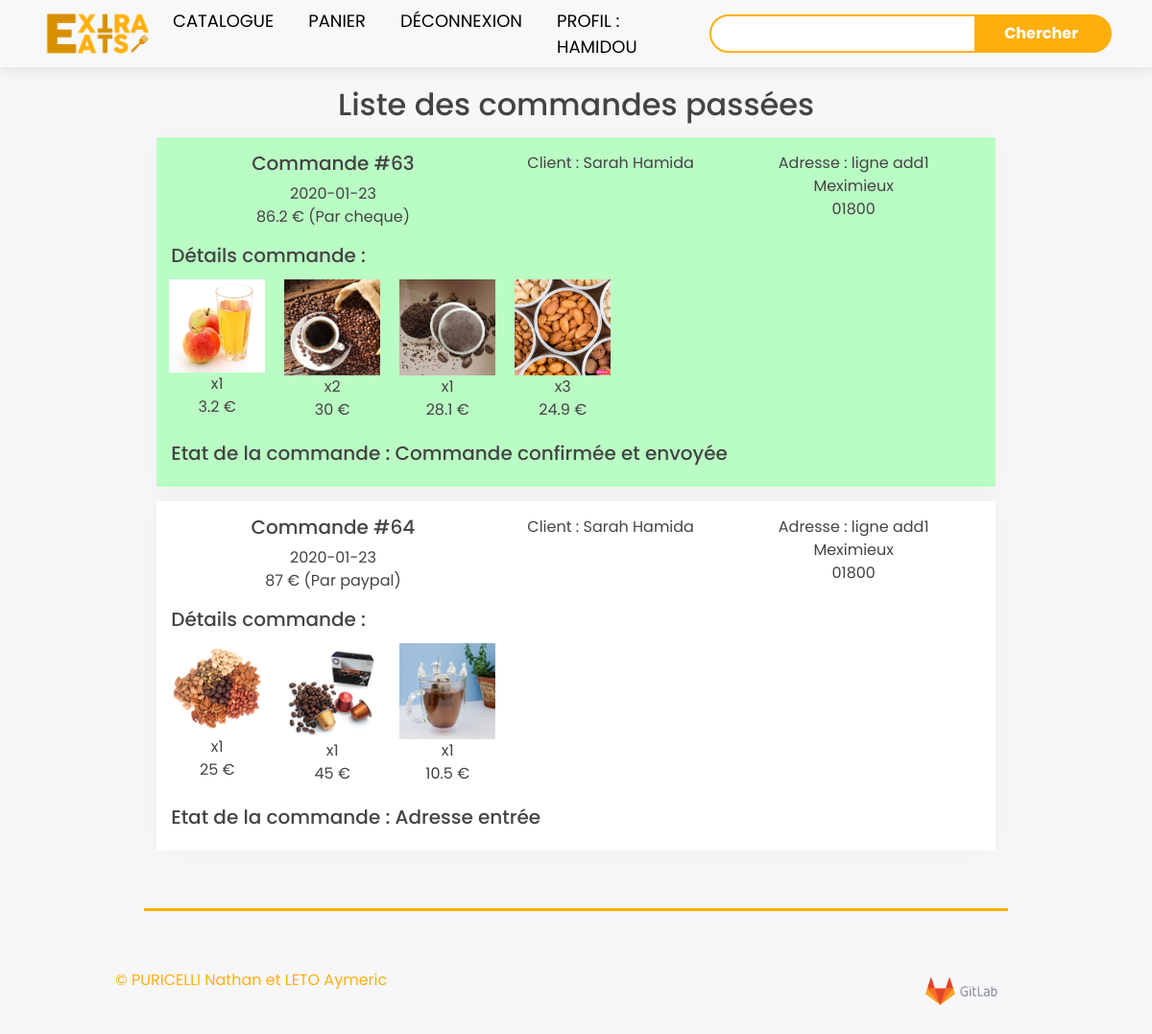
The app's page /index.php?page=profile (signed in) with its own data.
### tables this page shows
CREATE TABLE `orders` (
  `id` int(20) NOT NULL,
  `customer_id` varchar(100) NOT NULL,
  `registered` int(11) NOT NULL,
  `delivery_add_id` int(11) DEFAULT NULL,
  `payment_type` varchar(6) DEFAULT NULL,
  `date` date DEFAULT NULL,
  `status` tinyint(4) NOT NULL,
  `session` varchar(100) NOT NULL,
  `total` float DEFAULT NULL
);

CREATE TABLE `products` (
  `id` int(11) NOT NULL,
  `cat_id` tinyint(4) NOT NULL,
  `name` varchar(150) NOT NULL,
  `description` text NOT NULL,
  `image` varchar(30) NOT NULL,
  `price` decimal(5,2) NOT NULL,
  `quantity` int(3) NOT NULL
);

### Controller/ControllerProfile.php (called while the page is built, shortened)
<?php
require_once 'Model/Profile.php';
require_once 'View/View.php';
class ControllerProfile {
    private $profile;
    public function __construct() {
        $this->profile = new Profile();
    }
    public function getOrders($session,$username) {
        $ordersTable = $this->profile->getAllOrders($session,$username);
        $ordersList = array();
        foreach ($ordersTable as $order) {
            $status = $order['status'];
            $date = $order['date'];
            $payment_type = $order['payment_type'];
            $total = $order['total'];
            $customer_id = $order['customer_id'];
            $customerTable = $this->profile->getCustomer($customer_id);
            $customer = array(
                "forname" => $customerTable["forname"],
                "surname" => $customerTable["surname"],
            );
            $delivery_add_id = $order['delivery_add_id'];
            $addressTable = $this->profile->getAddress($delivery_add_id);
            $address = array(
                "add1" => $addressTable["add1"],
                "city" => $addressTable["city"],
                "postcode" => $addressTable["postcode"],
            );
            $orderId = $order['id'];
            $itemTable = $this->profile->getOrderItems($orderId);
            $itemList = array();
            foreach ($itemTable as $orderItemLine) {
                $quantity = $orderItemLine['quantity'];
                $itemId =  $orderItemLine['product_id'];
                $itemInfos = $this->profile->getItemInfos($itemId);
                $name = $itemInfos["name"];
                $image = $itemInfos["image"];
                $price = $itemInfos["price"];
                $item = array(
                    "quantity" => $quantity,
                    "name" => $name,
                    "image" => $image,
                    "price" => $price
                );
                array_push($itemList, $item);
            }
            $orderInfos = array(
                "id" => $orderId,
                "date" => $date,
                "payment_type" => $payment_type,
                "status" => $status,
                "total" => $total,
                "customer" => $customer,
                "address" => $address,
                "itemList" => $itemList
            );
            array_push($ordersList, $orderInfos);
        }
        return $ordersList;
    }
    public function showProfile($session,$username) {
        $ordersList = $this->getOrders($session,$username);
        $view = new View("Profile");
        $view->generate(array('ordersList' => $ordersList));
    }
}

### index.php (called while the page is built, shortened)
<?php
require 'Controller/Router.php';
$router = new Router();
$router->routing();

### Model/Profile.php (called while the page is built, shortened)
<?php
require_once 'Model.php';
class Profile extends Model {
    public function getAllOrders($session, $username)
    {
        if($username == null)
        {
            $sql = "select * from orders where session = ? and registered = 0 and status != 0";
            $result = $this->executerRequete($sql, array($session));
            return $result;
        }
        else{
            $sql = "select O.* FROM orders O JOIN customers C on C.id = O.customer_id
            WHERE C.id = (SELECT customer_id from logins WHERE username = ?) and O.status != 0";
            $result = $this->executerRequete($sql, array($username));
            return $result;
        }
    }
    public function getCustomer($id) {
        $sql = "SELECT * FROM customers WHERE id = ?";
        $query = $this->executerRequete($sql, array($id));
        $q = $query->fetch();
        if($id != 0)
        {
            return $q;
        }
        else return array('forname' => "Utilisateur", "surname" => "Anonyme");
    }
    public function getAddress($id) {
        $sql = "SELECT * FROM delivery_addresses WHERE id = ?";
        $query = $this->executerRequete($sql, array($id));
        $q = $query->fetch();
        return $q;
    }
    public function getOrderItems($id) {
        $sql = "SELECT * FROM orderitems WHERE order_id = ?";
        $query = $this->executerRequete($sql, array($id));
        return $query;
    }
    public function getItemInfos($id) {
        $sql = "SELECT * FROM products WHERE id = ?";
        $query = $this->executerRequete($sql, array($id));
        $q = $query->fetch();
        return $q;
    }
}

### Model/Model.php (called while the page is built, shortened)
<?php
abstract class Model {
    private $bdd;
    protected function executerRequete($sql, $params = null) {
        if ($params == null) {
            $resultat = $this->getBdd()->query($sql);
        }
        else {
            $resultat = $this->getBdd()->prepare($sql);
            $resultat->execute($params);
        }
        return $resultat;
    }
    private function getBdd() {
        if ($this->bdd == null) {
            $dbhost = 'localhost';
            $dbbase = 'web4shop';
            $dbuser = 'userepul';
            $dbpwd = 'epul';
            $this->bdd = new PDO("mysql:host=$dbhost;dbname=$dbbase;charset=utf8",$dbuser, $dbpwd,
                    array(PDO::ATTR_ERRMODE => PDO::ERRMODE_EXCEPTION));
        }
        return $this->bdd;
    }
}

### View/ViewProfile.php (the view, shortened to what this page needs)
<?php $this->title = "Profil"; ?>
<div class="container">
    <div class="container">
        <div class="text-center">
            <h2>Liste des commandes passées</h2>
        </div>
        <?php foreach ($ordersList as $order):?>
        <?php if($order['status'] == 10):?>
        <div class="orderBox confirmed">
        <?php else:?>
        <div class="orderBox">
        <?php endif;?>
            <div class="row" style="text-align:center;">
                <div class="col-5">
                    <h5>Commande #<?= $order['id'] ?></h5>
                    <p><?= $order['date'] ?><br/>
                    <?= $order['total'] ?> € (Par <?= $order['payment_type'] ?>)</p>
                </div>
                <div class="col-3">
                    <p>Client : <?= $order['customer']['forname']." ".$order['customer']['surname'] ?></p>
                </div>
                <div class="col-4">
                    <p>Adresse : <?= $order['address']['add1'] ?> <br/>
                    <?= $order['address']['city'] ?> <br/>
                    <?= $order['address']['postcode'] ?></p>
                </div>
            </div>
            <div class="row">
                <h5>Détails commande :</h5>
            </div>
            <div class="row">
                <?php foreach ($order['itemList'] as $item):?>
                <div class="smallProductBox">
                    <?= "<img src = \"assets/img/". $item['image'] ."\" class ='smallItemImage'>" ?>
                    <p>x<?= $item['quantity'] ?><br/>
                    <?= $item['price']*$item['quantity'] ?> €</p>
                </div>
                <?php endforeach; ?>
            </div>
            <div class="row">
                <div class="col">
                    <?php
                    switch ($order['status']) {
                        case 1:
                            $txtStatus = "Adresse entrée";
                            break;
                        case 10:
                            $txtStatus = "Commande confirmée et envoyée";
                            break;
                    }
                    ?>
                    <h5>Etat de la commande : <?= $txtStatus ?></h5>
                </div>
            </div>
        </div>
        <?php endforeach; ?>
    </div>
</div>

### View/template.php (shortened to what this page needs)
<!doctype html>
<html lang="fr">
    <head>
        <link href="https://cdn.jsdelivr.net/npm/bootstrap@5.1.3/dist/css/bootstrap.min.css" rel="stylesheet"
>
        <link rel="stylesheet" href="assets/css/style.css" />
    </head>
    <body>
        <div id="global">
        <nav class="navbar navbar-expand-lg fixed-top navbar-light">
          <div class="container">
            <a class="navbar-left" href="?page=catalog"><img src="assets/img/shopify3.png" class="nav-logo"></a>
            <div class="collapse navbar-collapse" id="navbarScroll">
              <ul class="navbar-nav m-auto mb-2 mb-lg-0">
                <li class="nav-item">
                  <a class="nav-link active" href="?page=catalog">Catalogue</a>
                </li>
                <li class="nav-item">
                  <a class="nav-link" href="?page=Cart">Panier</a>
                </li>
                <?php
                  if ($_SESSION["logged"]) {
                    echo '<li class="nav-item">
                            <a class="nav-link" href="?page=login">Déconnexion</a>
                          </li>';
                    if ($_SESSION["logged_as_admin"]) {
                      echo '<li class="nav-item">
                              <a class="nav-link" href="?page=adminPannel">Pannel admin : '. $_SESSION["username"] .'</a>
                            </li>';
                    } else {
                      echo '<li class="nav-item">
                              <a class="nav-link" href="?page=profile">Profil : '. $_SESSION["username"] .'</a>
                            </li>';
                    }
                  }
                ?>
              </ul>
              <div class="search-bar">
                <form action = "index.php?page=catalog" method="POST" class="d-flex">
                  <input class="search-zone" type="chercher" placeholder="" aria-label="Chercher" name="searchTextZone" required>
                  <button class="btn0" type="submit" name="searchItemsRequest">Chercher</button>
                </form>
              </div>
            </div>
          </div>
        </nav>
          <div id="contenu">
              <?= $content ?>
          </div>
        <footer id="contact">
            <div id="deuxiemeTrait"></div>
            <div id="copyrightEtIcons">
                <div id="copyright">
                    <span>© PURICELLI Nathan et LETO Aymeric</span>
                </div>
            <div id="icons">
                <a href="https://forge.univ-lyon1.fr/p1907453/boutique"><img src = "assets/img/git.png"></i></a>
            </div>
            </div>
        </footer>
        </div>
    </body>
</html>

### Controller/Router.php (shortened to what this page needs)
<?php
require_once 'Controller/ControllerCart.php';
require_once 'Controller/ControllerProfile.php';
require_once 'View/View.php';
class Router {
    private $ctrlCatalog;
    private $ctrlProfile;
    public function __construct() {
        $this->ctrlCatalog = new ControllerCatalog();
        $this->ctrlProfile = new ControllerProfile();
    }
    public function routing(){
        try {
            if (isset($_GET['page'])) {
                switch ($_GET['page'])
                {
                    case 'profile':
                        $this->routProfile();
                        break;
                }
            }
            else{
                $this->ctrlCatalog->accueil(0);
            }
        }
        catch (Exception $e) {
            $this->erreur($e->getMessage());
        }
    }
    private function routProfile()
    {
        $this->ctrlProfile->showProfile( session_id(),$_SESSION["username"]);
    }
}

### View/View.php (shortened to what this page needs)
<?php
class View {
    private $file;
    private $title;
    public function __construct($action) {
        $this->file = "View/View" . $action . ".php";
    }
    public function generate($data = null) {
        $content = $this->generateFile($this->file, $data);
        $vue = $this->generateFile('View/template.php',
                array('title' => $this->title, 'content' => $content));
        echo $vue;
    }
    private function generateFile($file, $data) {
        if (file_exists($file)) {
            require $file;
            return ob_get_clean();
        }
        else {
            throw new Exception("Fichier '$file' introuvable");
        }
    }
}

### assets/css/style.css (style rules this page uses)
:root { --custom-color-basic: #ffaf0d; --custom-color-hover: #d89000; }
body { background: #f7f7fa; padding-top: 90px; font-family: 'Poppins', sans-serif; color: #444444; }
a, a:hover, a:active, a:visited { text-decoration: none; color: #444444; }
.navbar { background-color: rgb(248, 248, 248); height : 70px; box-shadow: 0px 2px 15px rgba(0, 0, 0, 0.1); }
.nav-logo { height: 60px; width: auto; }
.nav-link { margin-left: 10px; margin-right: 10px; color : black !important; text-transform: uppercase; font-size: 18px; }
.search-zone { height: 40px; width: 80%; border-top-left-radius: 30px; border-bottom-left-radius: 30px; border: 2px solid var(--custom-color-basic); outline: none; padding-left : 12px; transition: 0.2s; }
.btn0 { height: 40px; width: 40%; border: none; border-top-right-radius: 30px; border-bottom-right-radius: 30px; outline: none; background-color: var(--custom-color-basic); color : white; font-weight: 700; padding-right: 12px; transition: 0.2s; }
.orderBox { background-color: #fff; width: 80%; margin-left: auto; margin-right: auto; margin-top : 15px; margin-bottom : 15px; box-shadow: 0 0 24px rgba(13, 13, 13, .04); padding: 15px; }
.confirmed { background-color: rgb(186, 253, 196); }
.smallProductBox { float:left; width: 120px; text-align: center; padding:5px; }
.smallItemImage { width: 100px; height: auto; }
#deuxiemeTrait { height: 3px; width: 75%; background-color: var(--custom-color-basic); margin: 60px auto; }
#copyrightEtIcons { display: flex; margin-bottom: 20px; padding: 0 10%; }
#copyright { width: 50%; text-align: left; color: var(--custom-color-basic);; }
#icons { width: 50%; text-align: right; }
#icons a img { display: inline-block; padding: 0 15px; height: 3em; color: var(--custom-color-basic);; }

### records on screen
orders: id "63", date "2020-01-23", total "86.2", payment_type "cheque", forname "Sarah", surname "Hamida", add1 "ligne add1", city "Meximieux", postcode "01800", status "Commande confirmée et envoyée"
products: image (picture), cat "1", $item['price']*$item['quantity'] "3.2"
products: image (picture), quantity "2", $item['price']*$item['quantity'] "30"
products: image (picture), cat "1", $item['price']*$item['quantity'] "28.1"
products: image (picture), cat "3", $item['price']*$item['quantity'] "24.9"
orders: id "64", date "2020-01-23", total "87", payment_type "paypal", forname "Sarah", surname "Hamida", add1 "ligne add1", city "Meximieux", postcode "01800", status "Adresse entrée"
products: image (picture), quantity "1", $item['price']*$item['quantity'] "25"
products: image (picture), cat "1", $item['price']*$item['quantity'] "45"
products: image (picture), cat "1", $item['price']*$item['quantity'] "10.5"

### other values on screen
$_SESSION["username"] "HAMIDOU"
